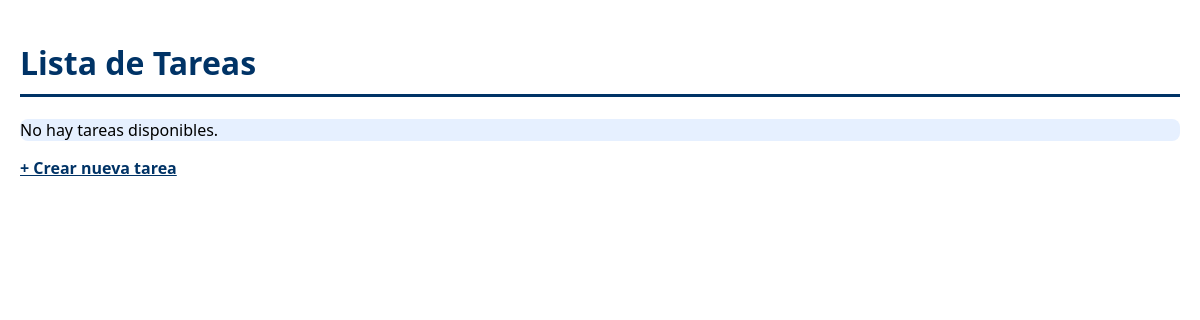
The app's page /, older data.
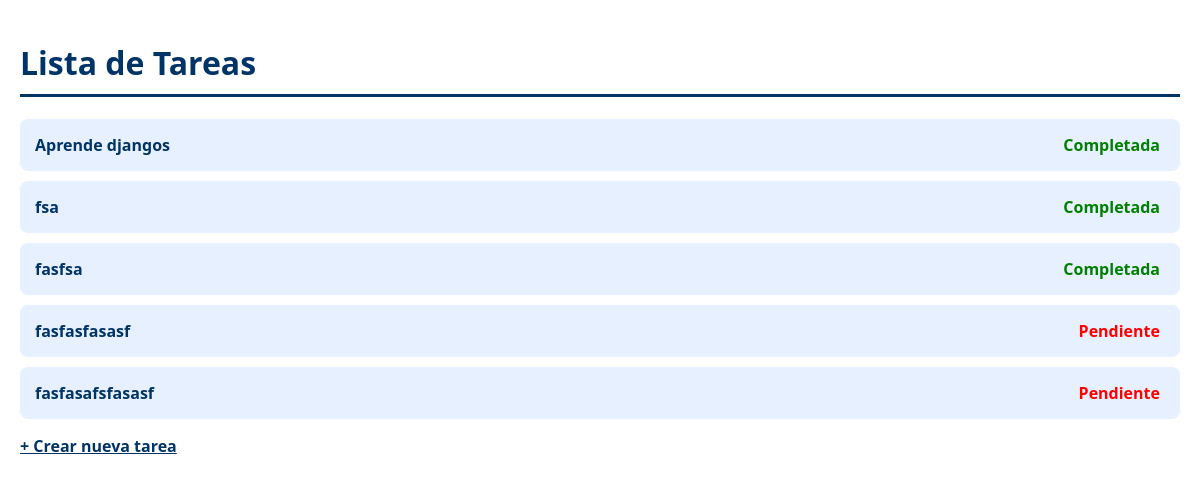
The same page, newer data.
### tareas/models.py (models this page shows, shortened)
class Tarea(models.Model):
    titulo = models.CharField(max_length=255)
    descripcion = models.TextField(blank=True, null=True)
    completada = models.BooleanField(default=False)
    fecha_creacion = models.DateTimeField(auto_now_add=True)

### tareas/views.py (the view)
# urls.py: path('', views.listar_tareas, name='listar_tareas'),
def listar_tareas(request):
    tareas = Tarea.objects.all()
    return render(request, 'tareas/listar_tareas.html', {'tareas': tareas})

### tareas/templates/tareas/listar_tareas.html (shortened to what this page needs)
<!DOCTYPE html>
<html lang="es">
<head>
</head>
<body>
    <h1>Lista de Tareas</h1>
    <ul>
        {% for tarea in tareas %}
            <li>
                <a href="{% url 'detalle_tarea' tarea.id %}">
                    {{ tarea.titulo }}
                    <span class="estado {% if tarea.completada %}completada{% else %}pendiente{% endif %}">
                        {% if tarea.completada %}Completada{% else %}Pendiente{% endif %}
                    </span>
                </a>
            </li>
        {% empty %}
            <li>No hay tareas disponibles.</li>
        {% endfor %}
    </ul>
    <a href="{% url 'crear_tarea' %}" style="display:inline-block; margin-bottom: 20px; color:#003366; font-weight:bold;">+ Crear nueva tarea</a>
</body>
</html>

Row changes from the older to the newer data that the page shows:
added Tarea: titulo "Aprende djangos", completada "Completada"
added Tarea: titulo "fsa", completada "Completada"
added Tarea: titulo "fasfsa", completada "Completada"
added Tarea: titulo "fasfasfasasf", completada "Pendiente"
added Tarea: titulo "fasfasafsfasasf", completada "Pendiente"
Text that changed along with them:
text no longer shown: "No hay tareas disponibles."
